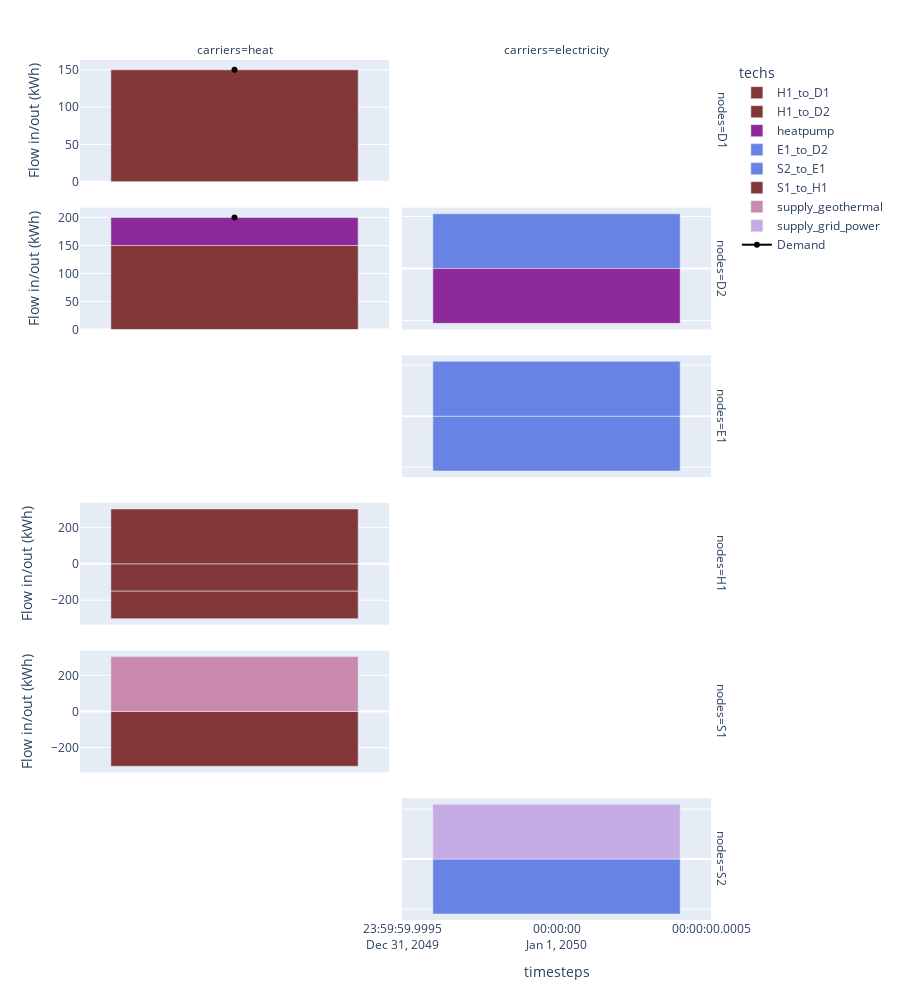

This figure's notebook cell:
### Code cell
carriers = ["heat", "electricity"]
df_flows = (
    (model.results.flow_out.fillna(0) - model.results.flow_in.fillna(0))
    .sel(carriers=carriers)
    .to_series()
    .where(lambda x: x != 0)
    .dropna()
    .to_frame("Flow in/out (kWh)")
    .reset_index()
)
df_demand = df_flows[df_flows.techs.str.contains("demand")]
df_flows_other = df_flows[~df_flows.techs.str.contains("demand")]

print(df_flows.head())

node_order = df_flows_other.nodes.unique()

fig = px.bar(
    df_flows_other,
    x="timesteps",
    y="Flow in/out (kWh)",
    facet_row="nodes",
    facet_col="carriers",
    color="techs",
    category_orders={"nodes": node_order, "carriers": carriers},
    height=1000,
    color_discrete_map=colors,
)

showlegend = True
# we reverse the node order (`[::-1]`) because the rows are numbered from bottom to top.
for row, node in enumerate(node_order[::-1]):
    for col, carrier in enumerate(carriers):
        demand_ = df_demand.loc[
            (df_demand.nodes == node) & (df_demand.techs == f"demand_{carrier}"),
            "Flow in/out (kWh)",
        ]
        if not demand_.empty:
            fig.add_scatter(
                x=model.results.timesteps.values,
                y=-1 * demand_,
                row=row + 1,
                col=col + 1,
                marker_color="black",
                name="Demand",
                legendgroup="demand",
                showlegend=showlegend,
            )
            showlegend = False
fig.update_yaxes(matches=None)
fig.show()

### Figure 1 — Plotly figure (JSON) as saved in the notebook; plotly's stock layout.template omitted (floating-point values rounded to 4 significant figures)
{"data": [{"hovertemplate": "techs=H1_to_D1<br>nodes=D1<br>carriers=heat<br>timesteps=%{x}<br>Flow in/out (kWh)=%{y}<extra></extra>", "legendgroup": "H1_to_D1", "marker": {"color": "#823739", "pattern": {"shape": ""}}, "name": "H1_to_D1", "orientation": "v", "showlegend": true, "textposition": "auto", "type": "bar", "x": ["2050-01-01T00:00:00.000000000"], "xaxis": "x11", "y": [150.0], "yaxis": "y11"}, {"hovertemplate": "techs=H1_to_D2<br>nodes=D2<br>carriers=heat<br>timesteps=%{x}<br>Flow in/out (kWh)=%{y}<extra></extra>", "legendgroup": "H1_to_D2", "marker": {"color": "#823739", "pattern": {"shape": ""}}, "name": "H1_to_D2", "orientation": "v", "showlegend": true, "textposition": "auto", "type": "bar", "x": ["2050-01-01T00:00:00.000000000"], "xaxis": "x9", "y": [150.0], "yaxis": "y9"}, {"hovertemplate": "techs=heatpump<br>nodes=D2<br>carriers=heat<br>timesteps=%{x}<br>Flow in/out (kWh)=%{y}<extra></extra>", "legendgroup": "heatpump", "marker": {"color": "#8E2999", "pattern": {"shape": ""}}, "name": "heatpump", "orientation": "v", "showlegend": true, "textposition": "auto", "type": "bar", "x": ["2050-01-01T00:00:00.000000000"], "xaxis": "x9", "y": [50.0], "yaxis": "y9"}, {"hovertemplate": "techs=E1_to_D2<br>nodes=D2<br>carriers=electricity<br>timesteps=%{x}<br>Flow in/out (kWh)=%{y}<extra></extra>", "legendgroup": "E1_to_D2", "marker": {"color": "#6783E3", "pattern": {"shape": ""}}, "name": "E1_to_D2", "orientation": "v", "showlegend": true, "textposition": "auto", "type": "bar", "x": ["2050-01-01T00:00:00.000000000"], "xaxis": "x10", "y": [52.63], "yaxis": "y10"}, {"hovertemplate": "techs=heatpump<br>nodes=D2<br>carriers=electricity<br>timesteps=%{x}<br>Flow in/out (kWh)=%{y}<extra></extra>", "legendgroup": "heatpump", "marker": {"color": "#8E2999", "pattern": {"shape": ""}}, "name": "heatpump", "orientation": "v", "showlegend": false, "textposition": "auto", "type": "bar", "x": ["2050-01-01T00:00:00.000000000"], "xaxis": "x10", "y": [-52.63], "yaxis": "y10"}, {"hovertemplate": "techs=E1_to_D2<br>nodes=E1<br>carriers=electricity<br>timesteps=%{x}<br>Flow in/out (kWh)=%{y}<extra></extra>", "legendgroup": "E1_to_D2", "marker": {"color": "#6783E3", "pattern": {"shape": ""}}, "name": "E1_to_D2", "orientation": "v", "showlegend": false, "textposition": "auto", "type": "bar", "x": ["2050-01-01T00:00:00.000000000"], "xaxis": "x8", "y": [-53.71], "yaxis": "y8"}, {"hovertemplate": "techs=S2_to_E1<br>nodes=E1<br>carriers=electricity<br>timesteps=%{x}<br>Flow in/out (kWh)=%{y}<extra></extra>", "legendgroup": "S2_to_E1", "marker": {"color": "#6783E3", "pattern": {"shape": ""}}, "name": "S2_to_E1", "orientation": "v", "showlegend": true, "textposition": "auto", "type": "bar", "x": ["2050-01-01T00:00:00.000000000"], "xaxis": "x8", "y": [53.71], "yaxis": "y8"}, {"hovertemplate": "techs=H1_to_D1<br>nodes=H1<br>carriers=heat<br>timesteps=%{x}<br>Flow in/out (kWh)=%{y}<extra></extra>", "legendgroup": "H1_to_D1", "marker": {"color": "#823739", "pattern": {"shape": ""}}, "name": "H1_to_D1", "orientation": "v", "showlegend": false, "textposition": "auto", "type": "bar", "x": ["2050-01-01T00:00:00.000000000"], "xaxis": "x5", "y": [-150.7], "yaxis": "y5"}, {"hovertemplate": "techs=H1_to_D2<br>nodes=H1<br>carriers=heat<br>timesteps=%{x}<br>Flow in/out (kWh)=%{y}<extra></extra>", "legendgroup": "H1_to_D2", "marker": {"color": "#823739", "pattern": {"shape": ""}}, "name": "H1_to_D2", "orientation": "v", "showlegend": false, "textposition": "auto", "type": "bar", "x": ["2050-01-01T00:00:00.000000000"], "xaxis": "x5", "y": [-150.9], "yaxis": "y5"}, {"hovertemplate": "techs=S1_to_H1<br>nodes=H1<br>carriers=heat<br>timesteps=%{x}<br>Flow in/out (kWh)=%{y}<extra></extra>", "legendgroup": "S1_to_H1", "marker": {"color": "#823739", "pattern": {"shape": ""}}, "name": "S1_to_H1", "orientation": "v", "showlegend": true, "textposition": "auto", "type": "bar", "x": ["2050-01-01T00:00:00.000000000"], "xaxis": "x5", "y": [301.6], "yaxis": "y5"}, {"hovertemplate": "techs=S1_to_H1<br>nodes=S1<br>carriers=heat<br>timesteps=%{x}<br>Flow in/out (kWh)=%{y}<extra></extra>", "legendgroup": "S1_to_H1", "marker": {"color": "#823739", "pattern": {"shape": ""}}, "name": "S1_to_H1", "orientation": "v", "showlegend": false, "textposition": "auto", "type": "bar", "x": ["2050-01-01T00:00:00.000000000"], "xaxis": "x3", "y": [-303.3], "yaxis": "y3"}, {"hovertemplate": "techs=supply_geothermal<br>nodes=S1<br>carriers=heat<br>timesteps=%{x}<br>Flow in/out (kWh)=%{y}<extra></extra>", "legendgroup": "supply_geothermal", "marker": {"color": "#C98AAD", "pattern": {"shape": ""}}, "name": "supply_geothermal", "orientation": "v", "showlegend": true, "textposition": "auto", "type": "bar", "x": ["2050-01-01T00:00:00.000000000"], "xaxis": "x3", "y": [303.3], "yaxis": "y3"}, {"hovertemplate": "techs=S2_to_E1<br>nodes=S2<br>carriers=electricity<br>timesteps=%{x}<br>Flow in/out (kWh)=%{y}<extra></extra>", "legendgroup": "S2_to_E1", "marker": {"color": "#6783E3", "pattern": {"shape": ""}}, "name": "S2_to_E1", "orientation": "v", "showlegend": false, "textposition": "auto", "type": "bar", "x": ["2050-01-01T00:00:00.000000000"], "xaxis": "x2", "y": [-54.8], "yaxis": "y2"}, {"hovertemplate": "techs=supply_grid_power<br>nodes=S2<br>carriers=electricity<br>timesteps=%{x}<br>Flow in/out (kWh)=%{y}<extra></extra>", "legendgroup": "supply_grid_power", "marker": {"color": "#C5ABE3", "pattern": {"shape": ""}}, "name": "supply_grid_power", "orientation": "v", "showlegend": true, "textposition": "auto", "type": "bar", "x": ["2050-01-01T00:00:00.000000000"], "xaxis": "x2", "y": [54.8], "yaxis": "y2"}, {"legendgroup": "demand", "marker": {"color": "black"}, "name": "Demand", "showlegend": true, "type": "scatter", "x": ["2050-01-01T00:00:00.000000000"], "xaxis": "x9", "y": [200.0], "yaxis": "y9"}, {"legendgroup": "demand", "marker": {"color": "black"}, "name": "Demand", "showlegend": false, "type": "scatter", "x": ["2050-01-01T00:00:00.000000000"], "xaxis": "x11", "y": [150.0], "yaxis": "y11"}], "layout": {"annotations": [{"font": {}, "showarrow": false, "text": "carriers=heat", "x": 0.24, "xanchor": "center", "xref": "paper", "y": 1, "yanchor": "bottom", "yref": "paper"}, {"font": {}, "showarrow": false, "text": "carriers=electricity", "x": 0.74, "xanchor": "center", "xref": "paper", "y": 1, "yanchor": "bottom", "yref": "paper"}, {"font": {}, "showarrow": false, "text": "nodes=S2", "textangle": 90, "x": 0.98, "xanchor": "left", "xref": "paper", "y": 0.07083, "yanchor": "middle", "yref": "paper"}, {"font": {}, "showarrow": false, "text": "nodes=S1", "textangle": 90, "x": 0.98, "xanchor": "left", "xref": "paper", "y": 0.2425, "yanchor": "middle", "yref": "paper"}, {"font": {}, "showarrow": false, "text": "nodes=H1", "textangle": 90, "x": 0.98, "xanchor": "left", "xref": "paper", "y": 0.4142, "yanchor": "middle", "yref": "paper"}, {"font": {}, "showarrow": false, "text": "nodes=E1", "textangle": 90, "x": 0.98, "xanchor": "left", "xref": "paper", "y": 0.5858, "yanchor": "middle", "yref": "paper"}, {"font": {}, "showarrow": false, "text": "nodes=D2", "textangle": 90, "x": 0.98, "xanchor": "left", "xref": "paper", "y": 0.7575, "yanchor": "middle", "yref": "paper"}, {"font": {}, "showarrow": false, "text": "nodes=D1", "textangle": 90, "x": 0.98, "xanchor": "left", "xref": "paper", "y": 0.9292, "yanchor": "middle", "yref": "paper"}], "barmode": "relative", "height": 1000, "legend": {"title": {"text": "techs"}, "tracegroupgap": 0}, "margin": {"t": 60}, "xaxis": {"anchor": "y", "domain": [0, 0.48], "title": {"text": "timesteps"}}, "xaxis10": {"anchor": "y10", "domain": [0.5, 0.98], "matches": "x", "showticklabels": false}, "xaxis11": {"anchor": "y11", "domain": [0, 0.48], "matches": "x", "showticklabels": false}, "xaxis12": {"anchor": "y12", "domain": [0.5, 0.98], "matches": "x", "showticklabels": false}, "xaxis2": {"anchor": "y2", "domain": [0.5, 0.98], "matches": "x", "title": {"text": "timesteps"}}, "xaxis3": {"anchor": "y3", "domain": [0, 0.48], "matches": "x", "showticklabels": false}, "xaxis4": {"anchor": "y4", "domain": [0.5, 0.98], "matches": "x", "showticklabels": false}, "xaxis5": {"anchor": "y5", "domain": [0, 0.48], "matches": "x", "showticklabels": false}, "xaxis6": {"anchor": "y6", "domain": [0.5, 0.98], "matches": "x", "showticklabels": false}, "xaxis7": {"anchor": "y7", "domain": [0, 0.48], "matches": "x", "showticklabels": false}, "xaxis8": {"anchor": "y8", "domain": [0.5, 0.98], "matches": "x", "showticklabels": false}, "xaxis9": {"anchor": "y9", "domain": [0, 0.48], "matches": "x", "showticklabels": false}, "yaxis": {"anchor": "x", "domain": [0, 0.1417], "title": {"text": "Flow in/out (kWh)"}}, "yaxis10": {"anchor": "x10", "domain": [0.6867, 0.8283], "showticklabels": false}, "yaxis11": {"anchor": "x11", "domain": [0.8583, 1], "title": {"text": "Flow in/out (kWh)"}}, "yaxis12": {"anchor": "x12", "domain": [0.8583, 1], "showticklabels": false}, "yaxis2": {"anchor": "x2", "domain": [0, 0.1417], "showticklabels": false}, "yaxis3": {"anchor": "x3", "domain": [0.1717, 0.3133], "title": {"text": "Flow in/out (kWh)"}}, "yaxis4": {"anchor": "x4", "domain": [0.1717, 0.3133], "showticklabels": false}, "yaxis5": {"anchor": "x5", "domain": [0.3433, 0.485], "title": {"text": "Flow in/out (kWh)"}}, "yaxis6": {"anchor": "x6", "domain": [0.3433, 0.485], "showticklabels": false}, "yaxis7": {"anchor": "x7", "domain": [0.515, 0.6567], "title": {"text": "Flow in/out (kWh)"}}, "yaxis8": {"anchor": "x8", "domain": [0.515, 0.6567], "showticklabels": false}, "yaxis9": {"anchor": "x9", "domain": [0.6867, 0.8283], "title": {"text": "Flow in/out (kWh)"}}}}
